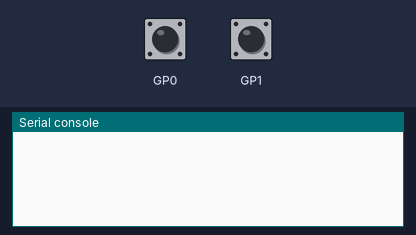
Simulated run of this program. Board: Raspberry Pi Pico running MicroPython. On the bench: the last lines printed to the serial console. The test bench sets the inputs (shaded band); at power-on: GP0 HIGH, GP1 LOW.

Above: at 1.2 s.
1.3 s: GP0 pulled LOW for 0.15 s
At 2.3 s:
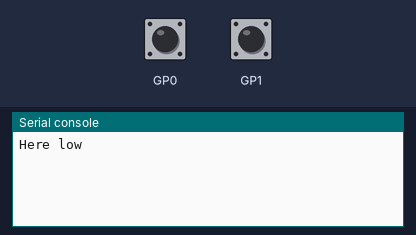
2.9 s: GP1 pulled HIGH for 0.15 s
At 3.3 s:
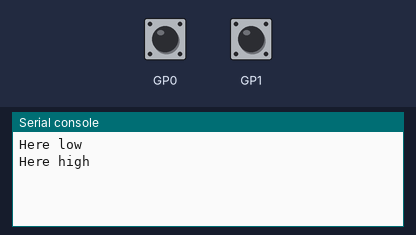

Measured:
- after the input at 1.3 s, the serial console: prints a new line after 0.07 s (image 1)
- after the input at 2.9 s, the serial console: prints a new line after 0.06 s (image 2)

The program:

debouncer_test.py
```python
import DebouncerPIO

def handler(sm):
    print("Here low")

def handler_high(sm):
    print("Here high")

button = DebouncerPIO.DebouncerLowPIO(0,0,handler)

button2 = DebouncerPIO.DebouncerHighPIO(1,1,handler_high)
```

DebouncerPIO.py
```python
from machine import Pin
import rp2
import time

@rp2.asm_pio()
def debounce_low():
    wait(0, pin, 0)

    set(y,7)
    label("loop")
    jmp(y_dec, "loop") [10]
    jmp(pin, "skip")

    set(y,7)
    label("loop2")
    jmp(y_dec, "loop2") [10]
    jmp(pin, "skip")

    set(y,7)
    label("loop3")
    jmp(y_dec, "loop3") [10]
    jmp(pin, "skip")

    irq(block, rel(0))
    wait(1, pin, 0)
    label("skip") #no idea why this isn't triggering the not-wrapping bug that debounce-high is
    set(y,1) # just a test -- doesn't work if removed. looks like it's not wrapping

@rp2.asm_pio()
def debounce_high():
    wait(1, pin, 0)

    set(y,7)

    label("loophigh")
    jmp(y_dec, "loophigh") [10]

    in_(pins,1)
    mov(y, isr)
    jmp(not_y, "skiphigh")

    set(y,7)

    label("loophigh2")
    jmp(y_dec, "loophigh2") [10]

    in_(pins,1)
    mov(y, isr)
    jmp(not_y, "skiphigh")

    irq(block, rel(0))

    wait(0, pin, 0)
    label("skiphigh")
    set(y,1) # just a test -- doesn't work if removed. looks like it's not wrapping

class DebouncerLowPIO:

    def __init__(self, statemachine, pin_number, handler):
        self.pin = Pin(pin_number, Pin.IN, Pin.PULL_UP)
        self.sm  = rp2.StateMachine(statemachine, debounce_low, in_base=self.pin, jmp_pin=self.pin, freq=4000)
        self.sm.irq(handler)
        self.sm.active(1)

    def stop(self):
        self.sm.active(0)

    def start(self):
        self.sm.active(1)

class DebouncerHighPIO:

    def __init__(self, statemachine, pin_number, handler):
        self.pin = Pin(pin_number, Pin.IN, Pin.PULL_DOWN)
        self.sm  = rp2.StateMachine(statemachine, debounce_high, in_base=self.pin, freq=3000)
        self.sm.irq(handler)
        self.sm.active(1)

    def stop(self):
        self.sm.active(0)

    def start(self):
        self.sm.active(1)
```
